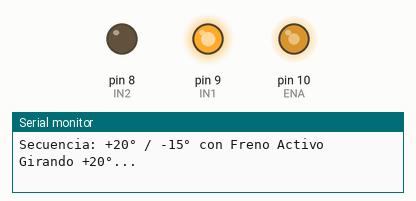
Simulated run of this sketch. Board: Arduino Uno, built with avr-gcc and run on an emulated ATmega328P. On the bench: output pins drawn as LEDs (lit = HIGH), the last lines printed to the serial monitor.

Above: at 0.05 s.
At 0.85 s:
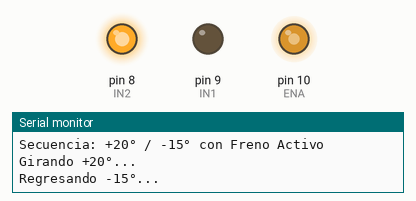
At 1.85 s:
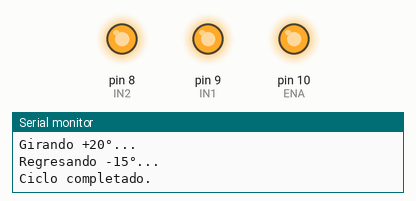
Timing chart, 0 to 4.3 s (numbered marks = the images above):
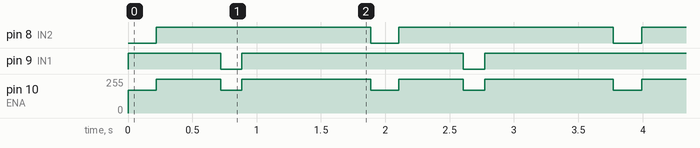

Measured:
- by itself, pin 8 (IN2): alternates HIGH for 1.7 s and LOW for 0.22 s
- by itself, pin 9 (IN1): repeats every 1.9 s: LOW 0.17 s, HIGH 1.7 s
- by itself, pin 10 (ENA): repeats every 1.9 s: 255/255 0.50 s, 170/255 0.17 s, 255/255 1.0 s, 170/255 0.22 s

The sketch:

Big_demo.ino
```cpp
const int IN1 = 9;
const int IN2 = 8;
const int ENA = 10;

int velocidad = 170;
int tiempo20Grados = 220;
int tiempo15Grados = 165;

void setup() {
  pinMode(IN1, OUTPUT);
  pinMode(IN2, OUTPUT);
  pinMode(ENA, OUTPUT);

  Serial.begin(9600);
  Serial.println("Secuencia: +20° / -15° con Freno Activo");
}

void loop() {
  Serial.println("Girando +20°...");
  digitalWrite(IN1, HIGH);
  digitalWrite(IN2, LOW);
  analogWrite(ENA, velocidad);
  delay(tiempo20Grados);

  frenar();
  delay(500);

  Serial.println("Regresando -15°...");
  digitalWrite(IN1, LOW);
  digitalWrite(IN2, HIGH);
  analogWrite(ENA, velocidad);
  delay(tiempo15Grados);

  frenar();
  Serial.println("Ciclo completado.");

  delay(1000);
}

void frenar() {
  digitalWrite(IN1, HIGH);
  digitalWrite(IN2, HIGH);
  analogWrite(ENA, 255);
}
```
